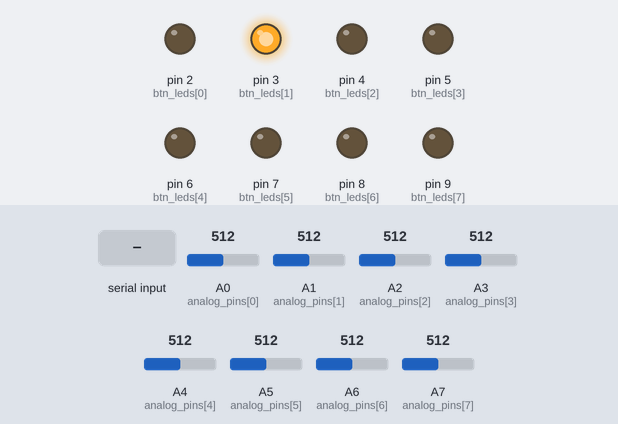
The sketch below on a simulated Arduino Nano, built with avr-gcc and run on an emulated ATmega328P. Parts: output pins drawn as LEDs (lit = HIGH). The test bench sets the inputs (shaded band); at power-on: A0 (analog_pins[0]) = 512, A1 (analog_pins[1]) = 512, A2 (analog_pins[2]) = 512, A3 (analog_pins[3]) = 512, A4 (analog_pins[4]) = 512, A5 (analog_pins[5]) = 512, A6 (analog_pins[6]) = 512, A7 (analog_pins[7]) = 512. What the sketch prints to the serial monitor is not drawn.

Above: at 1.4 s.
1.5 s: "H" received over Serial
At 1.5 s:
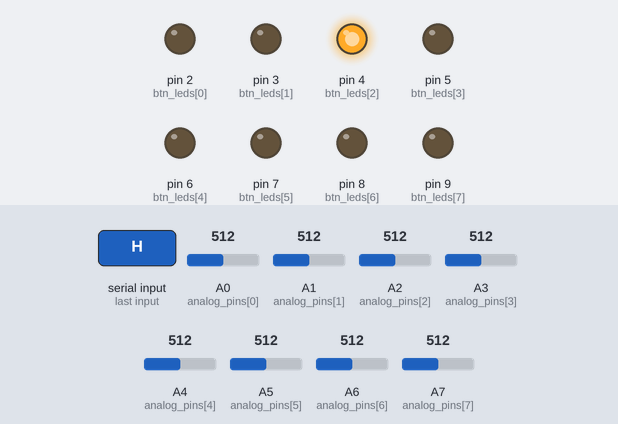
At 3.2 s:
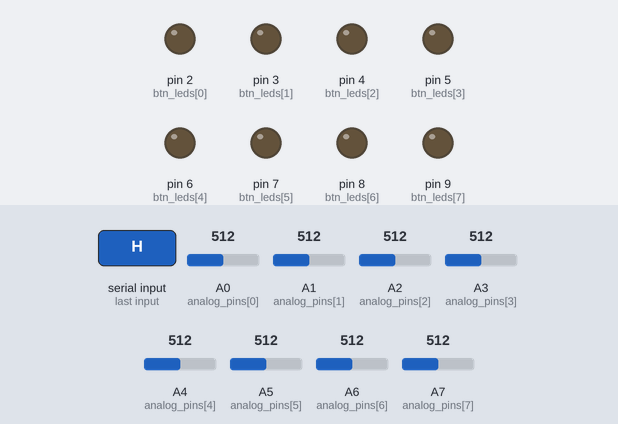
3.5 s: "5\n" received over Serial
At 4.0 s:
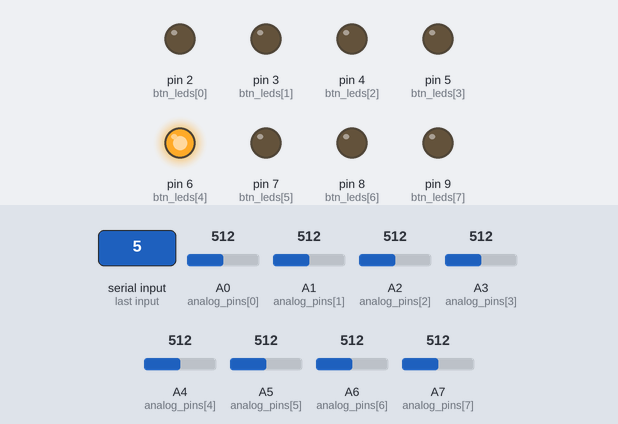
Timing chart, 0 to 6.5 s (numbered marks = the images above; inputs shaded):
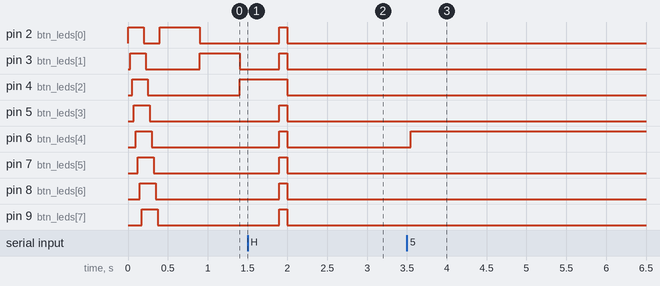

Measured:
- after the input at 1.5 s, pin 2 (btn_leds[0]), pin 3 (btn_leds[1]), pin 9 (btn_leds[7]): LOW → HIGH after 0.40 s, → LOW 0.10 s later; pin 8 (btn_leds[6]): LOW → HIGH after 0.40 s instead of 1.9 s
- after the input at 3.5 s, pin 6 (btn_leds[4]): LOW → HIGH after 0.05 s

The sketch:

button_keyboard.ino
```cpp
static const uint8_t analog_pins[] = {A0,A1,A2,A3,A4,A5,A6,A7};
static const uint8_t num_buttons = 8;
static const uint8_t btn_leds[] = {2,3,4,5,6,7,8,9};
static const uint8_t num_leds = 8;
static bool block[] = {false,false,false,false,false,false,false,false};
static unsigned long timers[] = {0,0,0,0,0,0,0,0};
unsigned long blink_time_ms = 200;
int incomingInt;

void setup() {
  Serial.begin(115200);
  for (int i = 0; i < num_leds; i++){
    pinMode(btn_leds[i], OUTPUT);
  }

  for (int i = 0; i < num_leds; i++){
    digitalWrite(btn_leds[i], HIGH);
    delay(25);
  }
  for (int i = 0; i < num_leds; i++){
    digitalWrite(btn_leds[i], LOW);
    delay(25);
  }

  Serial.setTimeout(50);
  int i = 0;
  Serial.write("s");
  //do nice waiting loop
  while (Serial.available() == 0){
    digitalWrite(btn_leds[i%num_leds], HIGH);
    digitalWrite(btn_leds[(i-1)%num_leds], LOW);
    delay(500);
    i++;
  }
  char ch = Serial.read();
  //turn on all lights
  for (int i = 0; i < num_leds; i++) {
    digitalWrite(btn_leds[i], HIGH);
  }
  delay (100);
  //turn off all lights
  for (int i = 0; i < num_leds; i++) {
    digitalWrite(btn_leds[i], LOW);
  }
}

void loop() {
  //check incoming command to leds
  //note that as serial read of 0 can be error leds numbering is 1 based
  if (Serial.available() > 0){
     incomingInt = Serial.parseInt();
     //as 0 is error, buttons numbering starts at 1
     if (1 <= incomingInt <= num_leds){
      //toggle led state
      String state = Serial.readString();
      if (state == "H") {
        digitalWrite(btn_leds[incomingInt-1],HIGH);
      }
      else if (state == "L") {
        digitalWrite(btn_leds[incomingInt-1],LOW);
        timers[incomingInt-1] = 0;
      }
      else if (state == "B") {
        digitalWrite(btn_leds[incomingInt-1],HIGH);
        timers[incomingInt-1] = millis();
      }
      else {
        digitalWrite(btn_leds[incomingInt-1],!digitalRead(btn_leds[incomingInt-1]));
      }
    }
  }
  //blink if needed
  for (int i = 0; i < num_leds; i++){
    if (timers[i] == 0) {
      continue;
    }
    if (millis() > timers[i] + blink_time_ms) {
      digitalWrite(btn_leds[i],!digitalRead(btn_leds[i]));
      timers[i] = millis();

    }
  }
  //check buttons state
  for (int i = 0; i < num_buttons; i++) {
    if (analogRead(analog_pins[i]) >= 512){
      if (!block[i]){
        //to match between button numbering and leds numbering starts at 1 too
        Serial.write(i+1);
        block[i] = true;
      }
    } else {
      block[i] = false;
    }

  }
}
```
